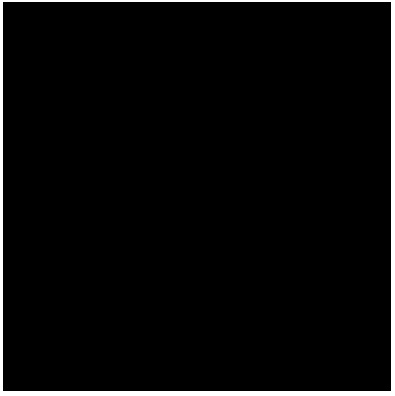
%> input picture finalProject/map.JPG, 395 x 396 px
$ octave finalProject.m   (GNU Octave 9; MATLAB toolbox functions it lacks are replaced by stand-ins)
%> lines starting %> are read from the running program, lines starting %| are printed output that depends on the picture; in (x1, y1, x2, y2) boxes, pixels count from 0 and x2, y2 are one past the last pixel; in counts of white or black regions, pixels touching at a corner belong together; the program's own positions count from 1
### finalProject/InitializeMap.m
function [ map, dimensions, wayPoints] = InitializeMap( )

    map = im2bw(imread( 'map.jpg'));
%> map: size 396x395 logical; 3.5% white; 1 white region, box (x1, y1, x2, y2) and area: (0, 0, 395, 396) 5488
    dimensions = [400 400];

    wayPoints = [];
    for i = 1:10
        wayPoints(end+1,:) = [floor( rand() * dimensions(1)), floor( rand() * dimensions(2)),i];

    end
%> `[mapImage, mapDimensions, wayPoints] = InitializeMap();`: mapDimensions = [400 400]; wayPoints = [337 303 1; 168 103 2; 204 161 3; 313 121 4; 190 233 5; 363 201 6; 112 302 7; 247 100 8; 363 393 9; 324 360 10]
%> `currentWayPoint = wayPoints( 1,:);`: currentWayPoint = [337 303 1]

end

### finalProject/InitializeSamples.m
function [ samples ] = InitializeSamples( initialPose, sampleCount )

    initialSampleRange = 200;
    samples = [;];
    samples(end+1,:) = [ initialPose(1) initialPose(2) initialPose(3) 0];
    for i = 2:sampleCount
        samples(end+1,: ) = [
            initialPose(1) + floor( (rand() - 0.5) * initialSampleRange)
            initialPose(2) + floor( (rand() - 0.5) * initialSampleRange)
            initialPose(3) + (rand() * (pi/2)) - pi/4
            0 % weight
        ];

    end
    samples;


end

### mockSonar/getMockSonarResults.m
function [ ultraSoundReadings ] = getMockSonarResults( map, pose, scanStartTheta, scanRange, scanSteps )
    maxRange = 225;
    stepSize = scanRange / scanSteps;
    perturbance = 0;
    ultraSoundReadings = [];
    for step = 1:scanSteps
        sonarTheta = (step * stepSize) + scanStartTheta;
        inertialTheta = pose(3) + sonarTheta;
        castRayResult = castraysingle( pose(1), pose(2), inertialTheta, map, maxRange );
        if castRayResult < 1
            castRayResult = maxRange;
        else
            castRayResult = castRayResult + ( perturbance * (rand() -0.5));
            if castRayResult > maxRange
                castRayResult = maxRange;
            end
        end
        ultraSoundReadings(end+1,:) = [ castRayResult, inRange(sonarTheta+pose(3)) ];
     end
end

### finalProject/getSonarResults.m
function [ sonarResults ] = getSonarResults( currentPose, doMocks )

if doMocks
    sonarResults = getMockSonarResults( im2bw(imread( 'map.jpg')), currentPose, -pi/2, pi, 10 );
%> the loop in getMockSonarResults, `for step = 1:scanSteps` made 10 passes
%> after the loop in getMockSonarResults, `for step = 1:scanSteps`: ultraSoundReadings = [207.9 -1.26; 225 -0.942; 225 -0.628; 201.6 -0.314; 191.7 0; 201.6 0.314; 225 0.628; 225 0.942; 201.6 1.26; 191.7 1.57]
%> in getSonarResults, `sonarResults = getMockSonarResults( im2bw(imread( 'map.jpg')), current..`: sonarResults has the same summary as ultraSoundReadings in getMockSonarResults
%> `sonarResults = getSonarResults( currentPose, doMocks );`: sonarResults has the same summary as ultraSoundReadings in getMockSonarResults
else
    sonarResults = doRobotScan( currentPose, 50  );  % request 50 results
end


end

### finalProject/dumpState.m
figure;
hold on;

axis([0 mapDimensions(1) 0 mapDimensions(2)])


for i = 1:size(samples,1)
    plot( samples(1), samples(2), 'r.', 'MarkerSize', samples(4) );

end

%plot(samples(:,1), samples(:,2),'r.', 'MarkerSize', samples(:,4));
plot(wayPoints(:,1), wayPoints(:,2),'go');
plot(currentWayPoint(1), currentWayPoint(2),'.','Color',[34/255,139/255,34/255],'MarkerSize',40, 'LineWidth', 2);
text(wayPoints(:,1), wayPoints(:,2), num2str( wayPoints(:,3) ), 'VerticalAlignment','bottom','HorizontalAlignment','right');


plot(currentPose(1), currentPose(2),'b*','MarkerSize',8, 'LineWidth', 2);
arrowSize = 20;
h = quiver(currentPose(1), currentPose(2), arrowSize* cos(currentPose(3)), arrowSize* sin(currentPose(3)), 5);
%sonarX = 1 + currentPose(1) + (cos(sonarResults(:,2)+currentPose(3)) .* sonarResults(:,1));
%sonarY = 2 + currentPose(2) + (sin(sonarResults(:,2)+currentPose(3)) .* sonarResults(:,1));
sonarX = 1 + currentPose(1) + (cos(sonarResults(:,2)) .* sonarResults(:,1));
%> sonarX = [265.2; 333.3; 383; 392.7; 392.7; 392.7; 383; 333.3; 263.3; 201]
sonarY = 2 + currentPose(2) + (sin(sonarResults(:,2)) .* sonarResults(:,1));
%> sonarY = [4.29; 19.97; 69.75; 139.7; 202; 264.3; 334.3; 384; 393.7; 393.7]
plot( sonarX, sonarY, 'b.' );

%Plot Map
plotMap = true;
if(plotMap)
    [rows, columns] = size(mapBorder);
    for i = 1:rows
        plot(mapBorder(i,1),mapBorder(i,2),'g.');
    end
    %plotMap = false;
end

### finalProject/getDistanceAndBearing.m
function [ distance, bearing ] = getDistanceAndBearing( currentPose, targetPose )
    deltaX = currentPose(1) - targetPose(1);
    deltaY = currentPose(2) - targetPose(2);
    bearing = inRange(currentPose(3) - targetPose(3));

    distance = sqrt( deltaX^2 + deltaY^2 );  % just pythagorus
end

### finalProject/inRange.m
function newTheta = inRange(theta)

newTheta=mod(theta,2*pi);
if newTheta > pi
   newTheta=newTheta-2*pi;
end

end

### finalProject/arrivedAtWayPoint.m
function [ arrived ] = arrivedAtWaypoint( distance, theta )

    distanceTolerance = 5;
    thetaTolerance = pi/8;

    arrived = ( abs( distance ) < distanceTolerance ) && ( abs( theta ) < thetaTolerance );

end

### finalProject/castraysingle.m
% Code to perform Raycasting on a Supplied Map to return simulated Lidar
% Range values.
% % Author- Shikhar Shrestha, IIT Bhubaneswar

% Input parameters are x-position, y-position, Binary image of map, number
% of rays to cast, Lidar range in cm.
% % Returned Range values are obtained on scanning clockwise.
function [range]=castraysingle(xc,yc,theta, map,lidarrange)
% % Conversion factor from pixels to centimeters.
pixeltocm=1;
if map(ceil(yc),ceil(xc))==1
    range=0;
    return;
end

showfigure = 0;
if showfigure
figure(2);
hold off;
imshow(map);
hold on;
plot(xc,yc,'b*');
end
range=0;

% n = 1;
% theta=20;


r=linspace(0,lidarrange,1000);
y=yc+(r*sin(theta));
x=xc+(r*cos(theta));
% Removing points out of map
temp=[];
for k=1:numel(x)
    if x(k)>size(map,2) || y(k)>size(map,1) || x(k)<=0 || y(k)<=0
        temp=[temp;k];
    end
end
x(temp)=[];
y(temp)=[];

if showfigure
figure(2);
plot(x,y,'r');
end
% Computing Intersections
xint=round(x);
yint=round(y);
% Correcting zero map indexing
for l=1:numel(xint)
    if xint(l)==0
        xint(l)=1;
    end
    if yint(l)==0
        yint(l)=1;
    end
end

b=[];
for j=1:numel(xint)
b=[b;map(yint(j),xint(j))];
end
ind=find(b==1);

if ~isempty(ind)
xb=x(ind(1));
yb=y(ind(1));

if showfigure
figure(2);
plot(xb,yb,'g*');
end

dist=sqrt((xc-xb).^2 + (yc-yb).^2);
range=dist;
end
%pause(0.000001);

% Converting to mm from pixels.
range=range/pixeltocm;%%divide by 10 to get in cm
% % % % % % % range=flipud(range);

### finalProject/finalProject.m

clear variables;
clear global;
close all;

%InitializeRobot;

doMocks = true;


[mapImage, mapDimensions, wayPoints] = InitializeMap();

currentPose = [200 200 0];

%Estimate Initial Pose
doInitPose = false;

% if(doInitPose)
%     sonarInitResults = getSonarResults(currentPose, false);
%     %Triangulate based on comparison with map
%     %
% end

r = 2.7;
l = 6;
rotatePower = 20;
forwardPower = 30;

currentPathStep = 1;
currentWayPoint = wayPoints( 1,:);

samplesEnumX = 1;
samplesEnumY = 2;

samplesEnumTheta = 3;
samplesEnumWeight = 4;

numSamples = 4;

samples = InitializeSamples( currentPose, numSamples ) ;

sonarResults = getSonarResults( currentPose, doMocks );

mapBorder = [];
if(false)
mapBorder = getMapBorder(mapImage);
end

dumpState;
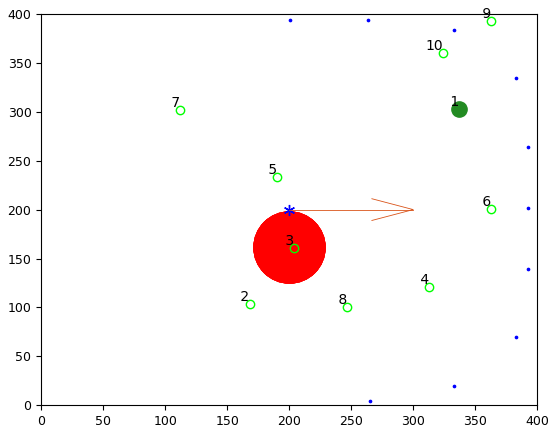
%> figure redrawn from the program's plot data

localizationInterval = 20;
nextLocalization = localizationInterval;

arrivedAtFinalDestination = false;
done = false;
iteration = 0;
maxIterations = 100


while (iteration < maxIterations ) && (~done)


    iteration = iteration + 1
    nextLocalization = nextLocalization - 1
    currentPathStep
    currentPose, currentWayPoint
%> after `currentWayPoint`: currentWayPoint = [337 303 1]
    [distance, bearing] = getDistanceAndBearing( currentPose, currentWayPoint)  % just pythagorus
%> in getDistanceAndBearing, `deltaX = currentPose(1) - targetPose(1);`: deltaX = -137
%> in getDistanceAndBearing, `deltaY = currentPose(2) - targetPose(2);`: deltaY = -103
%> in getDistanceAndBearing, `bearing = inRange(currentPose(3) - targetPose(3));`: bearing = -1
%> in getDistanceAndBearing, `distance = sqrt( deltaX^2 + deltaY^2 );`: distance = 171.4
%> distance = 171.4; bearing = -1

    %% first let's see if we are at a waywpint or the final destination
    if( arrivedAtWayPoint( distance, bearing ) )
%> in arrivedAtWaypoint, `arrived = ( abs( distance ) < distanceTolerance ) && ( abs( theta ) < ..`: arrived = false
        'arrived at wayPoint'

        if currentPathStep > size(wayPoints,1)
            'arrived at final Destination'
            arrivedAtFinalDestination = true;
            done = true;  % a seperate done flag leave room to exit on conditions where we never arriaved at the final destination
        else
            'set new current waypoint'

            currentPathStep = currentPathStep + 1
            currentWayPoint = wayPoints( currentPathStep )
        end
    end

    if ~done
        % OK We are on the way to our next way point
        if( nextLocalization <= 0 )  %timeToLocalize
            'time to localize'
            doFullStop( doMocks );

            nextLocalization = localizationInterval;

            currentPose = performLocalization( currentPose, samples, mapImage, doMocks );
            [distance, bearing] = getDistanceAndBearing( currentPose, currentWayPoint);  % just pythagorus

            % so we localized and guessed our new position.  Let's set
            % bearing and speed to the target waypoint
            doRotate( r, l, bearing, rotatePower, doMocks );

            goStraight( r, l, distance, forwardPower, doMocks ); % speed, distance
            dumpState();
        end
    end


    % mock only
    distance = 1;
%> distance = 1
    currentPose(1) = currentPose(1) + cos(currentPose(3)) * distance;
    currentPose(2) = currentPose(2) + sin(currentPose(3)) * distance;
    currentPose(3) = inRange(currentPose(3) + pi / 90);


end;
